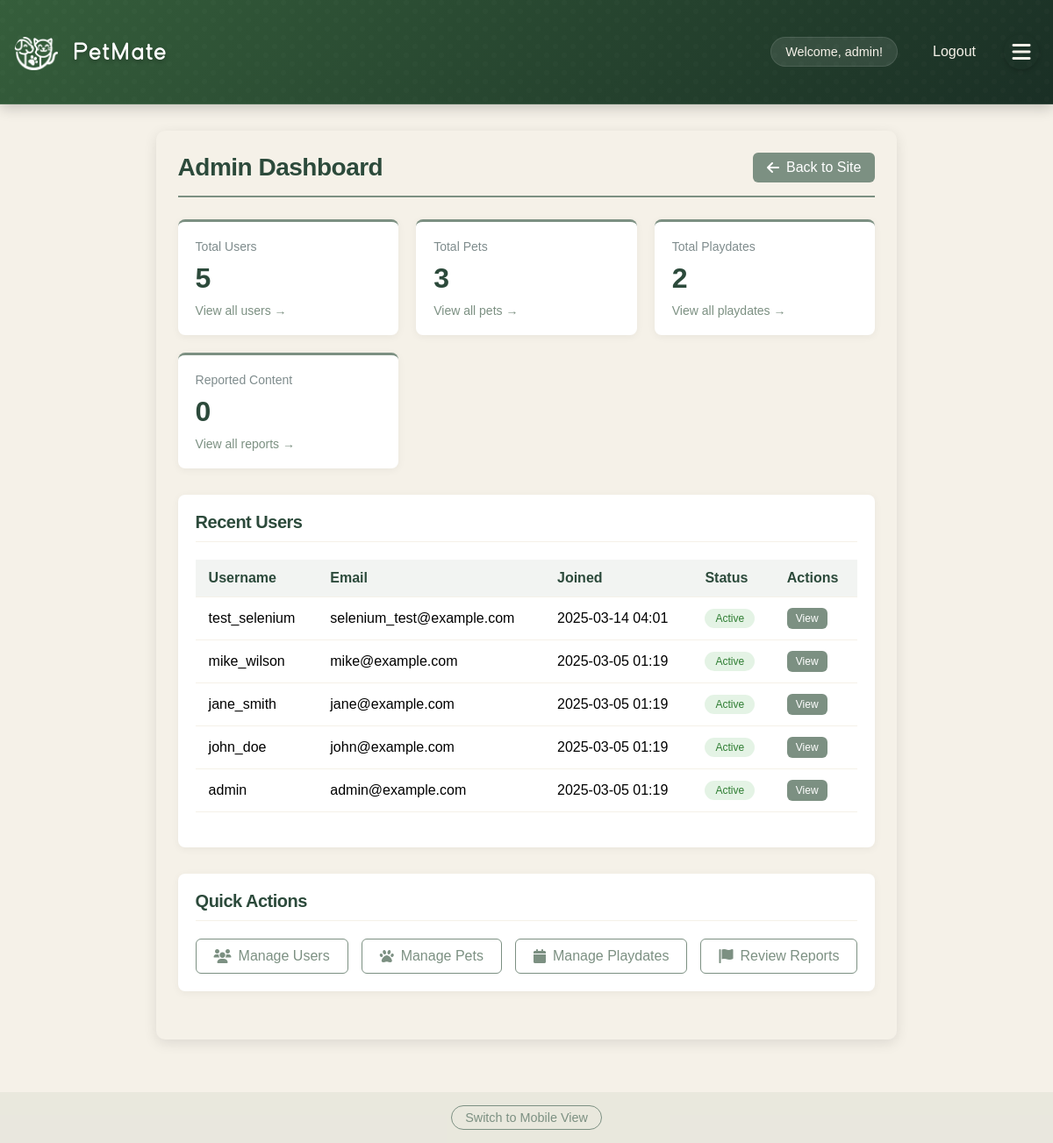
Page /admin/ (signed in) on the committed database.
### app/models/user.py (models this page shows, shortened)
class User(db.Model, UserMixin):
    __tablename__ = 'users'
    id = db.Column(db.Integer, primary_key=True)
    username = db.Column(db.String(80), unique=True, nullable=False)
    email = db.Column(db.String(120), unique=True, nullable=False)
    password_hash = db.Column(db.String(128))
    name = db.Column(db.String(120))  # User's full name
    created_at = db.Column(db.DateTime, default=datetime.utcnow)
    profile_picture = db.Column(db.String(255))  # Store the filename of uploaded image
    bio = db.Column(db.Text)  # User bio
    location = db.Column(db.String(200))  # User location
    is_admin = db.Column(db.Boolean, default=False)
    account_status = db.Column(db.String(20), default='active')  # active, suspended, banned
    last_login = db.Column(db.DateTime)
    account_notes = db.Column(db.Text)  # Admin notes about the user
    preferred_meetup_types = db.Column(db.String(255))  # e.g., "parks,beaches,dog runs"
    availability = db.Column(db.String(255))  # e.g., "weekends,evenings"
    pet_owner_since = db.Column(db.Integer)  # Year they became a pet owner
    pet_experience_level = db.Column(db.String(50))  # e.g., "beginner", "intermediate", "expert"
    pets = db.relationship('Pet', backref='owner', lazy=True)
    hosted_playdates = db.relationship('Playdate', foreign_keys='Playdate.host_id', lazy=True)
    attended_playdates = db.relationship('Playdate', secondary=playdate_attendees, lazy=True)
    reviews_received = db.relationship('Review',
                                     foreign_keys='Review.reviewed_user_id',
                                     back_populates='reviewed_user',
                                     lazy='joined')
    reviews_given = db.relationship('Review',
                                  foreign_keys='Review.reviewer_id',
                                  back_populates='reviewer',
                                  lazy='joined')
    @property
    def is_authenticated(self):
        return True
    def get_unread_message_count(self):
        from app.models.message import Message
        return Message.query.filter_by(recipient_id=self.id, is_read=False).count()
    def __repr__(self):
        return f'<User {self.username}>'

### app/routes/admin.py (the view)
@bp.route('/')
@login_required
@admin_required
def admin_dashboard():
    print("Admin dashboard route called")
    print(f"Current user: {current_user}")
    print(f"Current user is authenticated: {current_user.is_authenticated}")
    print(f"Current user is admin: {current_user.is_admin}")
    from app.models.user import User
    from app.models.pet import Pet
    from app.models.playdate import Playdate
    from app.models.incident_report import IncidentReport
    from app.models.gallery_photo import GalleryPhoto
    unresolved_reports = IncidentReport.query.filter(IncidentReport.status.in_(['New', 'Investigating'])).count()
    stats = {
        'total_users': User.query.count(),
        'total_pets': Pet.query.count(),
        'total_playdates': Playdate.query.count(),
        'total_reports': IncidentReport.query.count(),
        'total_photos': GalleryPhoto.query.count(),
        'unresolved_reports': unresolved_reports
    }
    recent_users = User.query.order_by(User.created_at.desc()).limit(5).all()
    if is_mobile_device():
        return render_template('admin/mobile_dashboard.html',
                            stats=stats,
                            recent_users=recent_users)
    else:
        return render_template('admin/dashboard.html',
                            stats=stats,
                            recent_users=recent_users)

### app/__init__.py (called while the page is built)
@login_manager.user_loader
def load_user(user_id):
    from app.models.user import User
    return User.query.get(int(user_id))

### app/routes/admin.py (called while the page is built)
def admin_required(f):
    @wraps(f)
    def decorated_function(*args, **kwargs):
        if not current_user.is_authenticated or not current_user.is_admin:
            flash('You do not have permission to access this area.', 'error')
            return redirect(url_for('main.index'))
        return f(*args, **kwargs)
    return decorated_function

def is_mobile_device():
    user_agent = request.headers.get('User-Agent', '').lower()
    return any(device in user_agent for device in ['android', 'iphone', 'ipad', 'mobile', 'webos'])

### app/templates/admin/dashboard.html (shortened to what this page needs)
{% extends "base.html" %}
{% block content %}
<div class="admin-container">
    <div class="admin-header">
        <h1>Admin Dashboard</h1>
        <a href="{{ url_for('main.index') }}" class="back-link">
            <i class="fas fa-arrow-left"></i> Back to Site
        </a>
    </div>
    <div class="stats-grid">
        <div class="stat-card">
            <div class="stat-label">Total Users</div>
            <div class="stat-number">{{ stats.total_users }}</div>
            <a href="{{ url_for('admin.user_management') }}" class="stat-link">View all users &rarr;</a>
        </div>
        <div class="stat-card">
            <div class="stat-label">Total Pets</div>
            <div class="stat-number">{{ stats.total_pets }}</div>
            <a href="{{ url_for('admin.pets_management') }}" class="stat-link">View all pets &rarr;</a>
        </div>
        <div class="stat-card">
            <div class="stat-label">Total Playdates</div>
            <div class="stat-number">{{ stats.total_playdates }}</div>
            <a href="{{ url_for('admin.playdates_management') }}" class="stat-link">View all playdates &rarr;</a>
        </div>
        <div class="stat-card">
            <div class="stat-label">Reported Content</div>
            <div class="stat-number">{{ stats.total_reports }}</div>
            <a href="{{ url_for('admin.incident_reports') }}" class="stat-link">View all reports &rarr;</a>
        </div>
    </div>
    <div class="admin-section">
        <h2>Recent Users</h2>
        <div class="table-responsive">
            <table class="admin-table">
                <thead>
                    <tr>
                        <th>Username</th>
                        <th>Email</th>
                        <th>Joined</th>
                        <th>Status</th>
                        <th>Actions</th>
                    </tr>
                </thead>
                <tbody>
                    {% for user in recent_users %}
                    <tr>
                        <td>{{ user.username }}</td>
                        <td>{{ user.email }}</td>
                        <td>{{ user.created_at.strftime('%Y-%m-%d %H:%M') }}</td>
                        <td><span class="status-badge status-{{ user.account_status }}">{{ user.account_status }}</span></td>
                        <td>
                            <a href="{{ url_for('admin.user_details', user_id=user.id) }}" class="btn btn-small btn-primary">View</a>
                        </td>
                    </tr>
                    {% endfor %}
                </tbody>
            </table>
        </div>
    </div>
    <div class="admin-section">
        <h2>Quick Actions</h2>
        <div class="quick-actions">
            <a href="{{ url_for('admin.user_management') }}" class="action-button">
                <i class="fas fa-users"></i> Manage Users
            </a>
            <a href="{{ url_for('admin.pets_management') }}" class="action-button">
                <i class="fas fa-paw"></i> Manage Pets
            </a>
            <a href="{{ url_for('admin.playdates_management') }}" class="action-button">
                <i class="fas fa-calendar"></i> Manage Playdates
            </a>
            <a href="{{ url_for('admin.incident_reports') }}" class="action-button">
                <i class="fas fa-flag"></i> Review Reports
            </a>
        </div>
    </div>
</div>
{% endblock %}

### app/templates/base.html (shortened to what this page needs)
<!DOCTYPE html>
<html>
<head>
    <link rel="stylesheet" href="{{ url_for('static', filename='style.css') }}">
    <link rel="stylesheet" href="{{ url_for('static', filename='how-it-works.css') }}">
    <link rel="stylesheet" href="{{ url_for('static', filename='feature-cards.css') }}">
    <link rel="stylesheet" href="{{ url_for('static', filename='custom-font.css') }}">
    <link rel="stylesheet" href="https://cdnjs.cloudflare.com/ajax/libs/font-awesome/6.0.0/css/all.min.css">
</head>
<body>
    <nav>
        <div class="nav-container">
            <h1>
                <a href="{{ url_for('main.index') }}" class="site-title">
                    <div class="logo">
                        <div class="logo-icon"></div>
                        <div class="logo-text">Pet<span class="highlight">Mate</span></div>
                    </div>
                </a>
            </h1>
            <div class="nav-links">
                {% if 'username' in session %}
                    <div class="user-menu">
                        <span>Welcome, {{ session['username'] }}!</span>
                        <a href="{{ url_for('auth.logout') }}">Logout</a>
                    </div>
                    <button class="menu-toggle">
                        <i class="fas fa-bars"></i>
                    </button>
                {% else %}
                    <a href="{{ url_for('auth.login') }}">Login</a>
                    <a href="{{ url_for('auth.register') }}">Register</a>
                {% endif %}
            </div>
        </div>
    </nav>
    <main>
        {% block content %}{% endblock %}
    </main>
    <footer class="view-toggle">
        <a href="#" id="view-mobile-version">Switch to Mobile View</a>
    </footer>
</body>
</html>

### static/how-it-works.css (style rules this page uses)
:root { --sage-green: #809980; --warm-brown: #966F50; --terracotta: #CD5C41; --deep-forest: #2F4858; --light-gray: #f7f9fc; }

### static/feature-cards.css (style rules this page uses)
:root { --sage-green: #809980; --warm-brown: #966F50; --terracotta: #CD5C41; --deep-forest: #355E3B; --light-gray: #f7f9fc; }

### app/templates/admin/dashboard.html (style rules this page uses)
.admin-container { padding: 25px; max-width: 1200px; margin: 30px auto; background-color: #F5F1E8; border-radius: 10px; box-shadow: 0 4px 15px rgba(0, 0, 0, 0.1); font-family: 'Quicksand', sans-serif; }
.admin-header { display: flex; justify-content: space-between; align-items: center; margin-bottom: 25px; border-bottom: 2px solid #7C9082; padding-bottom: 15px; }
.admin-header h1 { color: #2C4A3B; margin: 0; font-size: 28px; font-weight: 700; }
.back-link { background-color: #7C9082; color: white !important; text-decoration: none; padding: 8px 16px; border-radius: 6px; display: inline-flex; align-items: center; gap: 8px; font-weight: 500; transition: background-color 0.3s; }
.stats-grid { display: grid; grid-template-columns: repeat(auto-fit, minmax(200px, 1fr)); gap: 20px; margin-bottom: 30px; }
.stat-card { background-color: white; border-radius: 8px; padding: 20px; box-shadow: 0 2px 10px rgba(0, 0, 0, 0.05); display: flex; flex-direction: column; border-top: 3px solid #7C9082; }
.stat-label { color: #7F8C8D; font-size: 14px; margin-bottom: 10px; font-weight: 500; }
.stat-number { font-size: 32px; font-weight: 700; color: #2C4A3B; margin-bottom: 10px; }
.stat-link { color: #7C9082; text-decoration: none; font-size: 14px; margin-top: auto; }
.admin-section { background-color: white; border-radius: 8px; padding: 20px; margin-bottom: 30px; box-shadow: 0 2px 10px rgba(0, 0, 0, 0.05); }
.admin-section h2 { color: #2C4A3B; font-size: 20px; margin-top: 0; margin-bottom: 20px; padding-bottom: 10px; border-bottom: 1px solid #F5F1E8; }
.table-responsive { overflow-x: auto; margin-bottom: 20px; }
.admin-table { width: 100%; border-collapse: collapse; }
.admin-table th, .admin-table td { padding: 12px 15px; text-align: left; border-bottom: 1px solid #F5F1E8; }
.admin-table th { background-color: rgba(124, 144, 130, 0.1); font-weight: 600; color: #2C4A3B; }
.status-badge { display: inline-block; padding: 4px 12px; border-radius: 50px; font-size: 12px; font-weight: 500; text-transform: capitalize; }
.status-active { background-color: rgba(76, 175, 80, 0.15); color: #2e7d32; }
.btn { display: inline-block; padding: 8px 16px; border-radius: 6px; border: none; font-weight: 500; cursor: pointer; text-decoration: none; transition: background-color 0.3s; }
.btn-small { padding: 5px 10px; font-size: 12px; }
.btn-primary { background-color: #7C9082; color: white !important; }
.quick-actions { display: flex; flex-wrap: wrap; gap: 15px; }
.action-button { background-color: white; color: #7C9082; border: 1px solid #7C9082; padding: 10px 20px; border-radius: 6px; text-decoration: none; font-weight: 500; display: flex; align-items: center; gap: 8px; transition: all 0.3s; }

### rows in the picture
User: username "admin", email "admin@example.com", created_at "2025-03-05 01:19", account_status "Active"
User: username "test_selenium", email "selenium_test@example.com", created_at "2025-03-14 04:01", account_status "Active"
User: username "mike_wilson", email "mike@example.com", created_at "2025-03-05 01:19", account_status "Active"
User: username "jane_smith", email "jane@example.com", created_at "2025-03-05 01:19", account_status "Active"
User: username "john_doe", email "john@example.com", created_at "2025-03-05 01:19", account_status "Active"

### other values in the picture
{{ stats.total_users }} "5"
{{ stats.total_pets }} "3"
{{ stats.total_playdates }} "2"
{{ stats.total_reports }} "0"
